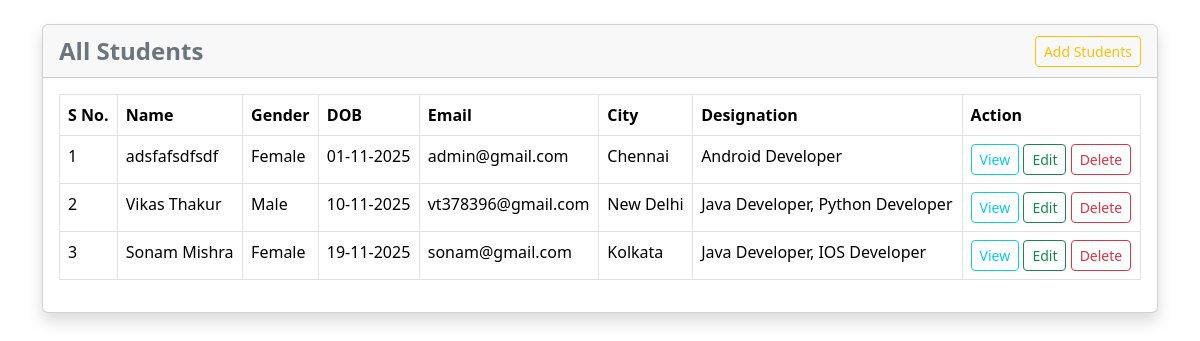
The page / on the database its author committed.
### tables this page shows
CREATE TABLE `php_swal` (
  `id` int(11) NOT NULL,
  `name` varchar(50) NOT NULL,
  `gender` tinytext NOT NULL,
  `dob` tinytext NOT NULL,
  `email` varchar(50) NOT NULL,
  `city` varchar(50) NOT NULL,
  `designation` longtext NOT NULL,
  `created_at` datetime NOT NULL DEFAULT current_timestamp()
);

### index.php (the view, shortened to what this page needs)
<!DOCTYPE html>
<html>
<head>
	<link rel="stylesheet" href="">
	<link href="https://cdn.jsdelivr.net/npm/bootstrap@5.3.1/dist/css/bootstrap.min.css" rel="stylesheet">
    <link rel="stylesheet" href="https://cdn.jsdelivr.net/npm/flatpickr/dist/flatpickr.min.css">
</head>
<body>
	<div class="container">
        <div class="row my-4">
            <div class="col-lg-12">
                <div class="card shadow">
                    <div class="card-header d-flex justify-content-between align-items-center">
                        <div class="text-secondary fw-bold fs-4">All Students</div>
                        <button class="btn btn-sm btn-outline-warning" data-bs-toggle="modal" data-bs-target="#studentAddModal">Add Students</button>
                    </div>
                    <div class="card-body">
                        <table id="myTable" class="table table-bordered table-stripped">
                            <thead>
                                <tr>
                                    <th>S No.</th>
                                    <th>Name</th>
                                    <th>Gender</th>
                                    <th>DOB</th>
                                    <th>Email</th>
                                    <th>City</th>
                                    <th>Designation</th>
                                    <th>Action</th>
                                </tr>
                            </thead>
                            <tbody>
	                            <?php
                                    require 'dbconn.php';
                                    $query = "SELECT * FROM php_swal";
                                    $query_run = mysqli_query($conn, $query);
                                    if (mysqli_num_rows($query_run) > 0) {
                                    	foreach ($query_run as $key => $student) {
                                    	?>
                                    		<tr>
                                    	   <td><?= ++$key ?></td>
                                            <td><?= $student['name'] ?></td>
                                            <td><?= $student['gender']?></td>
                                            <td><?= $student['dob']?></td>
                                            <td><?= $student['email'] ?></td>
                                            <td><?= $student['city'] ?></td>
                                            <td><?= $student['designation'] ?></td>
                                            <td>
                                            <button type="button" value="<?= $student['id']; ?>" class="viewStudentBtn btn btn-sm btn-outline-info">View</button>
                                            <button type="button" value="<?= $student['id']; ?>" class="editStudentBtn btn btn-sm btn-outline-success">Edit</button>
                                            <button type="button" value="<?= $student['id']; ?>" class="deleteStudentBtn btn btn-sm btn-outline-danger">Delete</button>
                                            </td>
                                    		</tr>
                                    	<?php
                                    	}
                                    }
	                            ?>
                            </tbody>
                        </table>
                    </div>
                </div>
            </div>
        </div>
    </div>
</body>
</html>

### rows shown on the page
php_swal: name "adsfafsdfsdf", gender "Female", dob "01-11-2025", email "admin@gmail.com", city "Chennai", designation "Android Developer", $student['id'] 7 (drawn)
php_swal: name "Vikas Thakur", gender "Male", dob "10-11-2025", email "vt378396@gmail.com", city "New Delhi", designation "Java Developer, Python Developer", $student['id'] 8 (drawn)
php_swal: name "Sonam Mishra", gender "Female", dob "19-11-2025", email "sonam@gmail.com", city "Kolkata", designation "Java Developer, IOS Developer", $student['id'] 9 (drawn)
